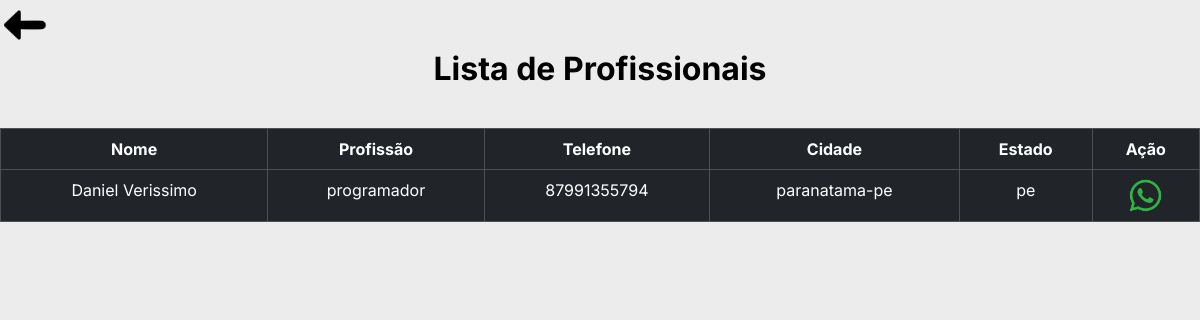
The app's page /profissionais/programador with its own data.
### tables this page shows
CREATE TABLE "profissionais"(
        "ID_profiss" INTEGER PRIMARY KEY AUTOINCREMENT,
        "nome"      TEXT,
        "CPF"       TEXT,
        "telefone"  TEXT,
        "email"     TEXT,
        "endereco"  TEXT,
        "num"       TEXT,
        "bairro"    TEXT,
        "CEP"       TEXT,
        cidade      TEXT,
        "uf"        TEXT,
        "profissao" TEXT
        );

### cliente.py (the view)
@bp_clientes.route('/profissionais/<profissao>', methods=['GET'])
def list_profissionais(profissao):
    profissionais = obter_profissionais_por_profissao(profissao)
    return render_template('clientes/perfil_profissional.html', profissionais=profissionais)

### cliente.py (called while the page is built)
def obter_profissionais_por_profissao(profissao):
    try:
        with sql.connect("goservice.db") as con:
            cur = con.cursor()
            cur.execute('''
                        SELECT * FROM profissionais
                        WHERE profissao = ?;
                    ''', (profissao,))
            dados = cur.fetchall()
            colunas = [column[0] for column in cur.description]
            dados_json = [dict(zip(colunas, row)) for row in dados]
            return dados_json
    except sql.Error as err:
        print(f"Erro ao executar a consulta: {err}")
        return None

### templates/clientes/perfil_profissional.html (shortened to what this page needs)
{% extends 'clientes/base/base_lista.html' %}
{% block customCSS %}
<link rel="stylesheet" href="{{ url_for('static', filename='css/estilosCli/estilo_lista.css')}}">
{% endblock %}
{% block body %}
<h3 class="tit__pag">Lista de Profissionais</h3>
<table class="table table-bordered table-dark bg-dark tabua">
    <thead>
      <tr>
        <th scope="col">Nome</th>
        <th scope="col">Profissão</th>
        <th scope="col">Telefone</th>
        <th scope="col">Cidade</th>
        <th scope="col">Estado</th>
        <th scope="col">Ação</th>
      </tr>
    </thead>
    <tbody>
    {% for profissional in profissionais %}
      <tr>
        <td>{{ profissional['nome']  }}</td>
        <td>{{ profissional['profissao'] }}</td>
        <td>{{ profissional['telefone'] }}</td>
        <td>{{ profissional['cidade'] }}</td>
        <td>{{ profissional['uf'] }}</td>
        <td>
          <a href="https://wa.me/55{{ profissional['telefone'] }}">
            <img class="lista__prof-icone" src="{{ url_for('static', filename='img/whats.png')}}" alt="ícone do whatsapp">
          </a>
        </td>
      </tr>
    {% endfor %}
    </tbody>
  </table>
{% endblock %}

### static/css/estilosCli/estilo_lista.css (style rules this page uses)
:root { --cor-preta: #000; --cor-branca: #FFF; --cor-cinza: #ECECEC; --cor-cinza-escuro: #CBC8C8; --fonte-inter: 'Inter', sans-serif; }
* { margin: 0; padding: 0; box-sizing: border-box; }
body { font-family: 'Inter', sans-serif; background-color: var(--cor-cinza); color: var(--cor-preta); }
.tit__pag { font-size: 32px; font-weight: 700; padding: 0em 0em 1em 0em; display: flex; justify-content: center; }
.lista__prof-icone { width: 35px; }
th,td { text-align: center; }

### records on screen
profissionais: nome "Daniel Verissimo", profissao "programador", telefone "87991355794", cidade "paranatama-pe", uf "pe"
